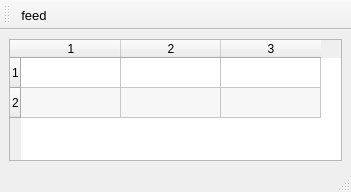
<?xml version="1.0" encoding="UTF-8"?>
<ui version="4.0">
 <class>MainWindow</class>
 <widget class="QMainWindow" name="MainWindow">
  <property name="geometry">
   <rect>
    <x>0</x>
    <y>0</y>
    <width>351</width>
    <height>192</height>
   </rect>
  </property>
  <property name="sizePolicy">
   <sizepolicy hsizetype="MinimumExpanding" vsizetype="MinimumExpanding">
    <horstretch>0</horstretch>
    <verstretch>0</verstretch>
   </sizepolicy>
  </property>
  <property name="minimumSize">
   <size>
    <width>351</width>
    <height>192</height>
   </size>
  </property>
  <property name="windowTitle">
   <string>ZeroFeeder</string>
  </property>
  <property name="windowIcon">
   <iconset resource="ZeroFeeder.qrc">
    <normaloff>:/earth/resource/earth_ico.png</normaloff>:/earth/resource/earth_ico.png</iconset>
  </property>
  <widget class="QWidget" name="centralwidget">
   <layout class="QVBoxLayout" name="verticalLayout">
    <item>
     <widget class="QTableWidget" name="tableWidget">
      <property name="editTriggers">
       <set>QAbstractItemView::NoEditTriggers</set>
      </property>
      <property name="alternatingRowColors">
       <bool>true</bool>
      </property>
      <property name="rowCount">
       <number>2</number>
      </property>
      <property name="columnCount">
       <number>3</number>
      </property>
      <row/>
      <row/>
      <column/>
      <column/>
      <column/>
      <item row="0" column="1">
       <property name="text">
        <string/>
       </property>
      </item>
     </widget>
    </item>
   </layout>
  </widget>
  <widget class="QStatusBar" name="statusbar"/>
  <widget class="QToolBar" name="toolBar">
   <property name="windowTitle">
    <string>toolBar</string>
   </property>
   <property name="iconSize">
    <size>
     <width>24</width>
     <height>24</height>
    </size>
   </property>
   <property name="toolButtonStyle">
    <enum>Qt::ToolButtonTextUnderIcon</enum>
   </property>
   <attribute name="toolBarArea">
    <enum>TopToolBarArea</enum>
   </attribute>
   <attribute name="toolBarBreak">
    <bool>false</bool>
   </attribute>
   <addaction name="actionFeed"/>
  </widget>
  <action name="actionFeed">
   <property name="checkable">
    <bool>true</bool>
   </property>
   <property name="icon">
    <iconset resource="ZeroFeeder.qrc">
     <normaloff>:/earth/resource/earth_bw_ico.png</normaloff>
     <normalon>:/earth/resource/earth_ico.png</normalon>:/earth/resource/earth_bw_ico.png</iconset>
   </property>
   <property name="text">
    <string>feed</string>
   </property>
   <property name="font">
    <font>
     <family>Lao UI</family>
     <pointsize>10</pointsize>
    </font>
   </property>
  </action>
 </widget>
 <resources>
  <include location="ZeroFeeder.qrc"/>
 </resources>
 <connections>
  <connection>
   <sender>actionFeed</sender>
   <signal>toggled(bool)</signal>
   <receiver>MainWindow</receiver>
   <slot>slot_ToggleFeed()</slot>
   <hints>
    <hint type="sourcelabel">
     <x>-1</x>
     <y>-1</y>
    </hint>
    <hint type="destinationlabel">
     <x>253</x>
     <y>147</y>
    </hint>
   </hints>
  </connection>
  <connection>
   <sender>tableWidget</sender>
   <signal>cellDoubleClicked(int,int)</signal>
   <receiver>MainWindow</receiver>
   <slot>slot_StartXingDlg()</slot>
   <hints>
    <hint type="sourcelabel">
     <x>175</x>
     <y>113</y>
    </hint>
    <hint type="destinationlabel">
     <x>175</x>
     <y>95</y>
    </hint>
   </hints>
  </connection>
  <connection>
   <sender>tableWidget</sender>
   <signal>cellDoubleClicked(int,int)</signal>
   <receiver>MainWindow</receiver>
   <slot>slot_CheckCybosStarter()</slot>
   <hints>
    <hint type="sourcelabel">
     <x>175</x>
     <y>113</y>
    </hint>
    <hint type="destinationlabel">
     <x>175</x>
     <y>95</y>
    </hint>
   </hints>
  </connection>
 </connections>
 <slots>
  <slot>slot_StartXingDlg()</slot>
  <slot>slot_CheckCybosStarter()</slot>
  <slot>slot_ToggleFeed()</slot>
 </slots>
</ui>
